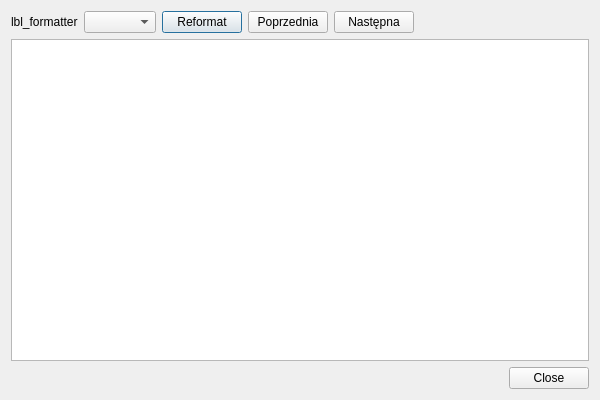
<?xml version="1.0" encoding="UTF-8"?>
<ui version="4.0">
 <class>FormatDialog</class>
 <widget class="QDialog" name="FormatDialog">
  <property name="geometry">
   <rect>
    <x>0</x>
    <y>0</y>
    <width>600</width>
    <height>400</height>
   </rect>
  </property>
  <property name="minimumSize">
   <size>
    <width>600</width>
    <height>400</height>
   </size>
  </property>
  <layout class="QVBoxLayout" name="verticalLayout">
   <item>
    <layout class="QHBoxLayout" name="ctrl_layout">
     <item>
      <widget class="QLabel" name="lbl_formatter">
       <property name="text">
        <string>lbl_formatter</string>
       </property>
      </widget>
     </item>
     <item>
      <widget class="QComboBox" name="formatter_combo"/>
     </item>
     <item>
      <widget class="QPushButton" name="btn_reformat">
       <property name="text">
        <string>Reformat</string>
       </property>
      </widget>
     </item>
     <item>
      <widget class="QPushButton" name="btn_prev">
       <property name="text">
        <string>Poprzednia</string>
       </property>
      </widget>
     </item>
     <item>
      <widget class="QPushButton" name="btn_next">
       <property name="text">
        <string>Następna</string>
       </property>
      </widget>
     </item>
     <item>
      <spacer name="horizontalSpacer">
       <property name="orientation">
        <enum>Qt::Horizontal</enum>
       </property>
       <property name="sizeHint" stdset="0">
        <size>
         <width>40</width>
         <height>20</height>
        </size>
       </property>
      </spacer>
     </item>
    </layout>
   </item>
   <item>
    <widget class="QPlainTextEdit" name="text_edit">
     <property name="lineWrapMode">
      <enum>QPlainTextEdit::NoWrap</enum>
     </property>
     <property name="readOnly">
      <bool>false</bool>
     </property>
    </widget>
   </item>
   <item>
    <widget class="QDialogButtonBox" name="buttons">
     <property name="standardButtons">
      <set>QDialogButtonBox::Close</set>
     </property>
    </widget>
   </item>
  </layout>
 </widget>
 <connections>
  <connection>
   <sender>buttons</sender>
   <signal>rejected()</signal>
   <receiver>FormatDialog</receiver>
   <slot>reject()</slot>
  </connection>
 </connections>
</ui>
